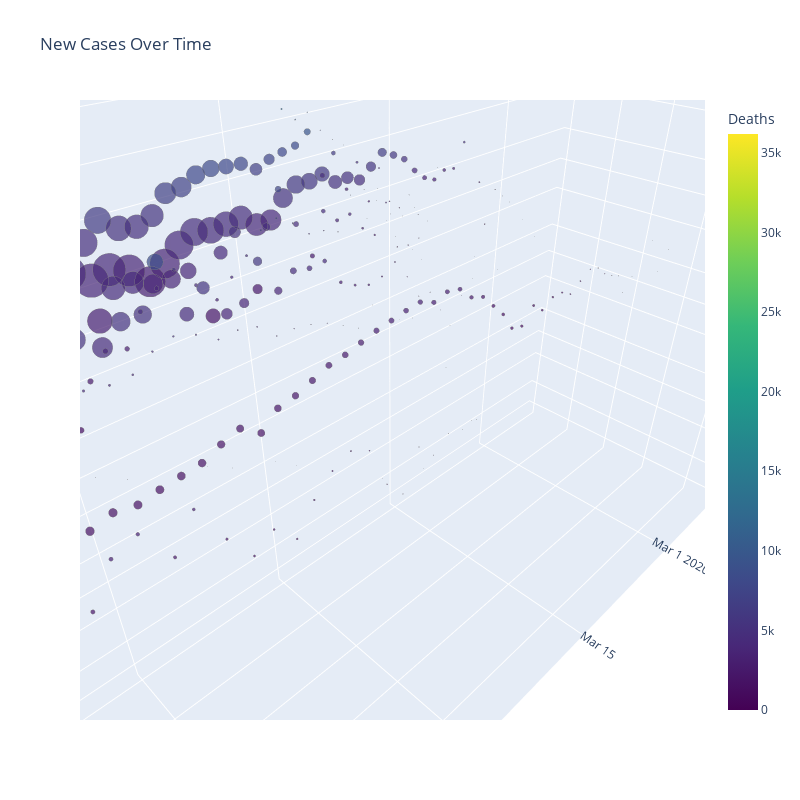

Notebook source saved alongside this figure:
### Code cell
import plotly.graph_objects as go

import pandas as pd

# Get Data: this ex will only use part of it (i.e. rows 750-1500)
df = top_countries_100_df

start, end = 0, -1

fig = go.Figure(data=go.Scatter3d(
    x=df['Date'],
    y=df['Country'],
    z=df['New Cases'],
    text=df['Country'],
    mode='markers',
    marker=dict(
        sizemode='diameter',
        sizeref=800,
        size=df['Deaths'],
        color = df['New Cases'],
        colorscale = 'Viridis',
        colorbar_title = 'Deaths',
        line_color='rgb(128, 128, 128)'
        )
    )
)


fig.update_layout(
    title = 'New Cases Over Time',
    width=800, height=800, 
    scene_aspectmode='manual',
    scene_aspectratio=dict(x=3, y=1, z=2),
    scene = dict(
                xaxis=dict(title='Date'),
                yaxis=dict(title='Country'),
                zaxis=dict(title='Daily New Cases')
                )
)

fig.update_layout(scene_zaxis_type="log")

fig.show()

### Figure 1 — Plotly figure (JSON) as saved in the notebook; plotly's stock layout.template omitted (floating-point values rounded to 4 significant figures; data arrays with more than 128 entries replaced by an {"elided": "..."} marker saying what was removed)
{"data": [{"marker": {"color": {"elided": "539 int values"}, "colorbar": {"title": {"text": "Deaths"}}, "colorscale": [[0, "#440154"], [0.1111, "#482878"], [0.2222, "#3e4989"], [0.3333, "#31688e"], [0.4444, "#26828e"], [0.5556, "#1f9e89"], [0.6667, "#35b779"], [0.7778, "#6ece58"], [0.8889, "#b5de2b"], [1, "#fde725"]], "line": {"color": "rgb(128, 128, 128)"}, "size": {"elided": "539 int values"}, "sizemode": "diameter", "sizeref": 800}, "mode": "markers", "text": {"elided": "539 str values"}, "type": "scatter3d", "x": {"elided": "539 str values"}, "y": {"elided": "539 str values"}, "z": {"elided": "539 int values"}}], "layout": {"height": 800, "scene": {"aspectmode": "manual", "aspectratio": {"x": 3, "y": 1, "z": 2}, "xaxis": {"title": {"text": "Date"}}, "yaxis": {"title": {"text": "Country"}}, "zaxis": {"title": {"text": "Daily New Cases"}, "type": "log"}}, "title": {"text": "New Cases Over Time"}, "width": 800}}
